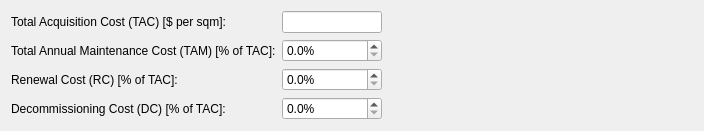
                   <widget class="QWidget" name="page_23">
                    <layout class="QGridLayout" name="gridLayout_37">
                     <item row="0" column="0">
                      <widget class="QLabel" name="BFminsize_lbl_11">
                       <property name="text">
                        <string>Total Acquisition Cost (TAC) [$ per sqm]:</string>
                       </property>
                      </widget>
                     </item>
                     <item row="2" column="0">
                      <widget class="QLabel" name="BFminsize_lbl_12">
                       <property name="text">
                        <string>Renewal Cost (RC) [% of TAC]:</string>
                       </property>
                      </widget>
                     </item>
                     <item row="0" column="2">
                      <spacer name="horizontalSpacer_69">
                       <property name="orientation">
                        <enum>Qt::Horizontal</enum>
                       </property>
                       <property name="sizeHint" stdset="0">
                        <size>
                         <width>311</width>
                         <height>20</height>
                        </size>
                       </property>
                      </spacer>
                     </item>
                     <item row="1" column="2">
                      <spacer name="horizontalSpacer_70">
                       <property name="orientation">
                        <enum>Qt::Horizontal</enum>
                       </property>
                       <property name="sizeHint" stdset="0">
                        <size>
                         <width>311</width>
                         <height>20</height>
                        </size>
                       </property>
                      </spacer>
                     </item>
                     <item row="2" column="1">
                      <widget class="QDoubleSpinBox" name="doubleSpinBox_2">
                       <property name="maximumSize">
                        <size>
                         <width>100</width>
                         <height>16777215</height>
                        </size>
                       </property>
                       <property name="suffix">
                        <string>%</string>
                       </property>
                       <property name="decimals">
                        <number>1</number>
                       </property>
                      </widget>
                     </item>
                     <item row="0" column="1">
                      <widget class="QLineEdit" name="lineEdit_5">
                       <property name="maximumSize">
                        <size>
                         <width>100</width>
                         <height>16777215</height>
                        </size>
                       </property>
                      </widget>
                     </item>
                     <item row="3" column="0">
                      <widget class="QLabel" name="BFminsize_lbl_9">
                       <property name="text">
                        <string>Decommissioning Cost (DC) [% of TAC]:</string>
                       </property>
                      </widget>
                     </item>
                     <item row="1" column="0">
                      <widget class="QLabel" name="BFminsize_lbl_10">
                       <property name="text">
                        <string>Total Annual Maintenance Cost (TAM) [% of TAC]:</string>
                       </property>
                      </widget>
                     </item>
                     <item row="3" column="1">
                      <widget class="QDoubleSpinBox" name="doubleSpinBox_3">
                       <property name="maximumSize">
                        <size>
                         <width>100</width>
                         <height>16777215</height>
                        </size>
                       </property>
                       <property name="suffix">
                        <string>%</string>
                       </property>
                       <property name="decimals">
                        <number>1</number>
                       </property>
                      </widget>
                     </item>
                     <item row="2" column="2">
                      <spacer name="horizontalSpacer_67">
                       <property name="orientation">
                        <enum>Qt::Horizontal</enum>
                       </property>
                       <property name="sizeHint" stdset="0">
                        <size>
                         <width>311</width>
                         <height>20</height>
                        </size>
                       </property>
                      </spacer>
                     </item>
                     <item row="3" column="2">
                      <spacer name="horizontalSpacer_68">
                       <property name="orientation">
                        <enum>Qt::Horizontal</enum>
                       </property>
                       <property name="sizeHint" stdset="0">
                        <size>
                         <width>311</width>
                         <height>20</height>
                        </size>
                       </property>
                      </spacer>
                     </item>
                     <item row="1" column="1">
                      <widget class="QDoubleSpinBox" name="doubleSpinBox">
                       <property name="maximumSize">
                        <size>
                         <width>100</width>
                         <height>16777215</height>
                        </size>
                       </property>
                       <property name="suffix">
                        <string>%</string>
                       </property>
                       <property name="decimals">
                        <number>1</number>
                       </property>
                      </widget>
                     </item>
                    </layout>
                   </widget>
